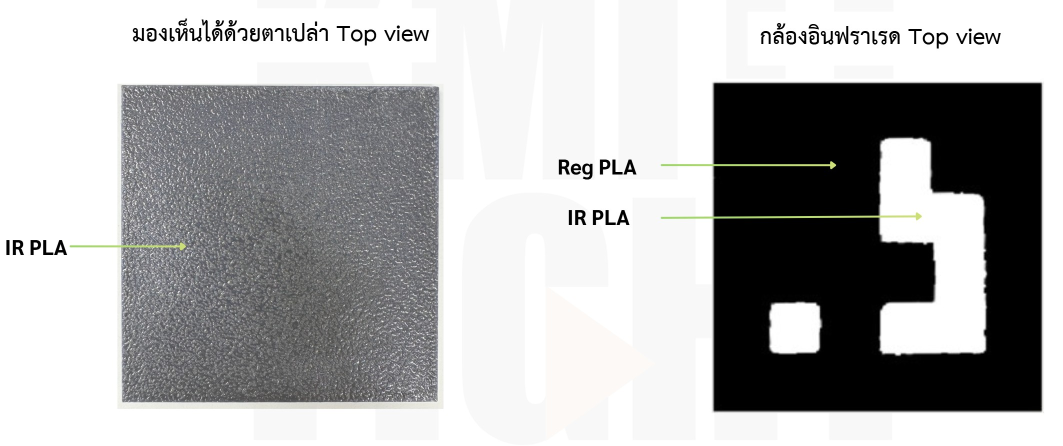
#> input picture embedded_tag_comparison.jpg, 2126 x 892 px (shown at 1/2 size)
$ python -i infrared_tag_detection.py   (imports and definitions only)
#> lines starting #> are read from the running program, lines starting #| are printed output that depends on the picture; after the words box and inside, x2 and y2 are one past the last pixel; in counts of white or black regions, pixels touching at a corner belong together
import time
import cv2
import numpy as np
from collections import deque
from picamera2 import Picamera2

TARGET_RES = (1280, 720)

MANUAL_FOCUS = True
LENS_POS = 6.5

TARGET_ID = 0

TEST_FRAMES = 1005
TEST_ROUNDS = 3
WARMUP_FRAMES = 5

CLAHE_CLIP_LIMIT = 2.0
CLAHE_TILE_GRID = (8, 8)
BINARY_THRESH = 100
ERODE_KERNEL_SIZE = 7

WARP_SIZE = 240
INNER_CROP_RATIO = 0.0

MIN_NOISE_BLOB_AREA = 1
MAX_NOISE_BLOB_AREA = 999999
MIN_CODE_BLOB_AREA = 500
CODE_BORDER_MARGIN = 12
CODE_DILATE_K = 2

MIN_TAG_BBOX_AREA = 8000
MIN_TAG_SIDE = 60
MAX_ASPECT_DEV = 0.45

STABLE_HIT_WINDOW = 5
STABLE_HIT_MIN = 4

ROI_MODE_AUTO = "AUTO"
ROI_MODE_MANUAL = "MANUAL"

roi_mode = ROI_MODE_AUTO

manual_roi_corners = None
manual_roi_points = []
manual_collecting = False
active_measure_source = "AUTO-LIVE"

RAW_MANUAL_WINDOW = "Raw Manual ROI"


def create_clahe_image(gray_img):
    clahe = cv2.createCLAHE(
        clipLimit=CLAHE_CLIP_LIMIT,
        tileGridSize=CLAHE_TILE_GRID
    )
    return clahe.apply(gray_img)


def build_processed_image(gray_img):
    clahe_img = create_clahe_image(gray_img)

    _, binary_img = cv2.threshold(
        clahe_img,
        BINARY_THRESH,
        255,
        cv2.THRESH_BINARY
    )
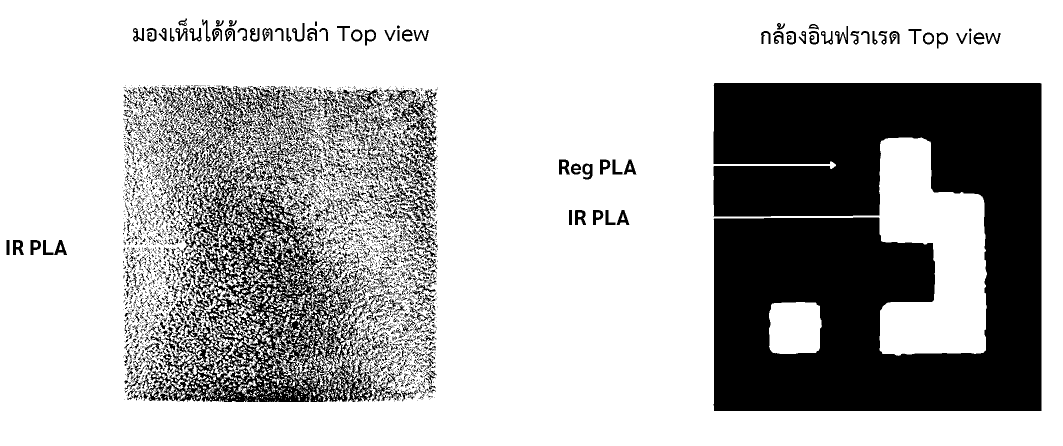
#> binary_img: shape (892, 2126) (shown at 1/2 size); 71.8% white; 4253 black regions (3610 under 20 px), largest, box (x1, y1, x2, y2) and area: (1427, 166, 2083, 822) 351466, (289, 171, 787, 804) 98862, (608, 177, 875, 357) 11064

    kernel = np.ones((ERODE_KERNEL_SIZE, ERODE_KERNEL_SIZE), np.uint8)
    processed_img = cv2.erode(binary_img, kernel, iterations=1)
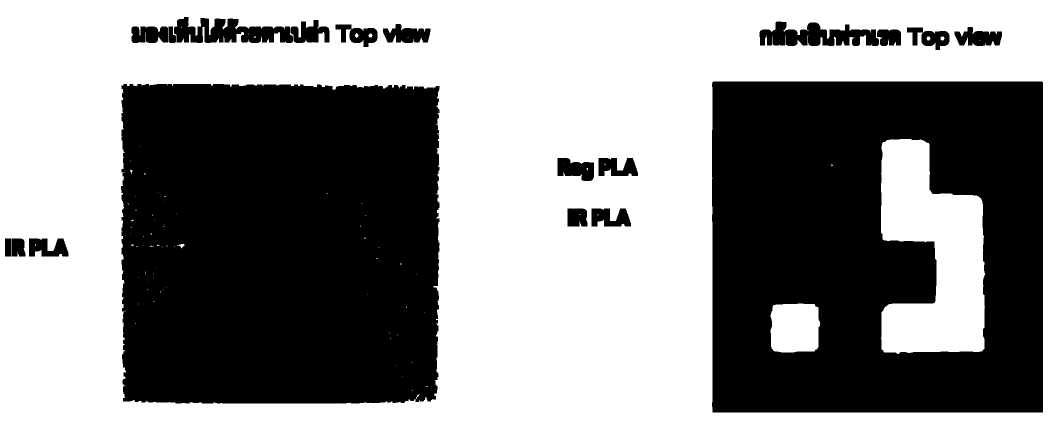
#> processed_img: shape (892, 2126) (shown at 1/2 size); 57.3% white; 19 black regions, largest, box (x1, y1, x2, y2) and area: (242, 168, 879, 807) 400133, (1424, 163, 2086, 825) 367777, (348, 34, 586, 86) 7748

    return processed_img


# [353 lines left out: functions clamp_roi, map_corners_back_to_original, order_points_visual, warp_from_corners, validate_tag_geometry, build_code_mask_from_detect_inner and 3 more, not called in this run]


def reset_stats():
    return {
        "current_round": 1,
        "total_frames": 0,
        "counted_frames": 0,
        "target_detect_frames": 0,
        "raw_detect_frames": 0,
        "total_times": [],
        "code_white_ratio_list": [],
        "noise_ratio_list": [],
        "noise_pixels_list": [],
        "noise_blob_count_list": [],
        "total_white_ratio_list": [],
        "finished": False,
        "round_detect_rates": [],
        "round_raw_rates": [],
        "round_fps_list": [],
        "round_median_total_list": [],
        "round_code_white_list": [],
        "round_noise_list": [],
        "round_noise_pixels_list": [],
        "round_noise_blob_count_list": [],
        "round_total_white_list": [],
        "avg_detect_rate": 0.0,
        "avg_raw_rate": 0.0,
        "avg_fps": 0.0,
        "avg_median_total": 0.0,
        "avg_code_white": 0.0,
        "avg_noise": 0.0,
        "avg_noise_pixels": 0.0,
        "avg_noise_blob_count": 0.0,
        "avg_total_white": 0.0,
    }


# [118 lines left out: functions detect_target_multi_rotation, draw_text_shadow, draw_header_box, on_mouse_processed, not called in this run]


# [1 line that did not run here, left out]

# [7 lines that did not run here, left out]

# [3 lines not run here, left out]

aruco_dict = cv2.aruco.getPredefinedDictionary(
    cv2.aruco.DICT_APRILTAG_16h5
)

try:
    aruco_params = cv2.aruco.DetectorParameters_create()
except AttributeError:
    aruco_params = cv2.aruco.DetectorParameters()

aruco_params.adaptiveThreshWinSizeMin = 3
aruco_params.adaptiveThreshWinSizeMax = 23
aruco_params.adaptiveThreshWinSizeStep = 10
aruco_params.minMarkerPerimeterRate = 0.01
aruco_params.maxMarkerPerimeterRate = 6.0
aruco_params.polygonalApproxAccuracyRate = 0.08
aruco_params.minCornerDistanceRate = 0.02
aruco_params.minDistanceToBorder = 2
aruco_params.cornerRefinementMethod = cv2.aruco.CORNER_REFINE_SUBPIX
aruco_params.cornerRefinementWinSize = 7
aruco_params.cornerRefinementMaxIterations = 80
aruco_params.cornerRefinementMinAccuracy = 0.01

stats = reset_stats()
test_started = False
recent_hits = deque(maxlen=STABLE_HIT_WINDOW)
last_rotation = "0"

last_good_corners = None
last_good_measure_result = None
using_cached_measure = False

# [444 lines not run here, left out]

>>> import cv2
>>> picture = cv2.imread('embedded_tag_comparison.jpg', cv2.IMREAD_GRAYSCALE)
>>> result = build_processed_image(picture)

$ run again, on processing_pipeline.jpg
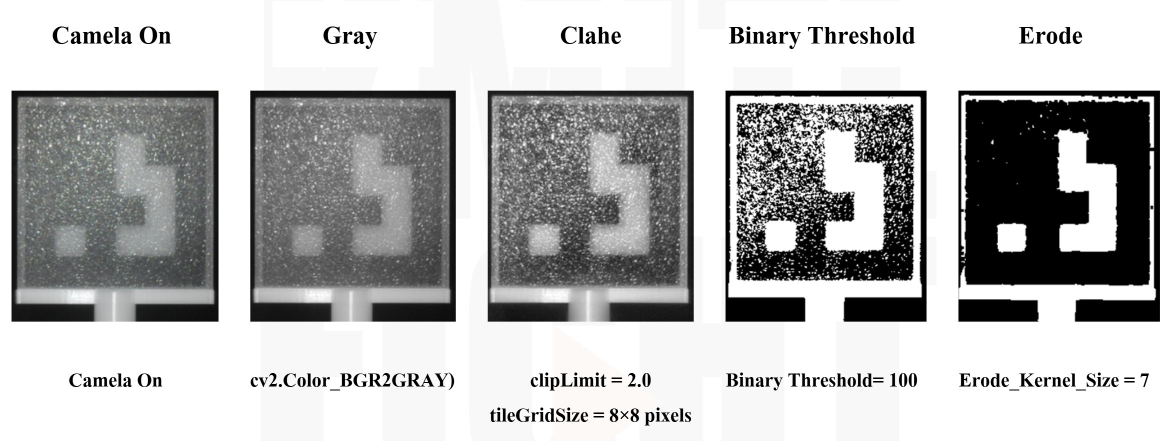
#> input picture processing_pipeline.jpg, 2344 x 882 px (shown at 1/2 size)
#> in build_processed_image, `_, binary_img = cv2.threshold( clahe_img, BINARY_THRESH, 255, cv2.THRE..`:
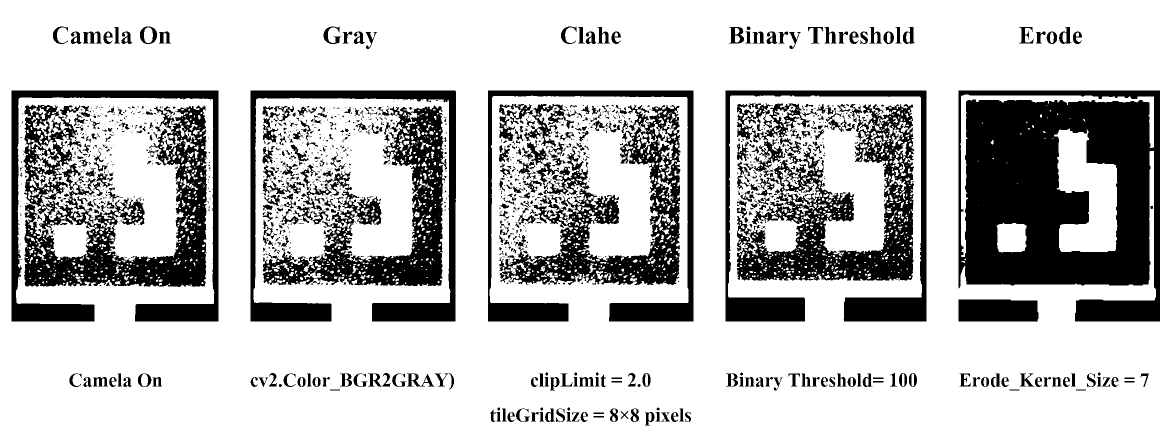
#> binary_img: shape (882, 2344) (shown at 1/2 size); 75.8% white; 1460 black regions (988 under 20 px), largest, box (x1, y1, x2, y2) and area: (1917, 181, 2320, 643) 129958, (47, 209, 414, 574) 54863, (1474, 208, 1828, 561) 46962
#> in build_processed_image, `processed_img = cv2.erode(binary_img, kernel, iterations=1)`:
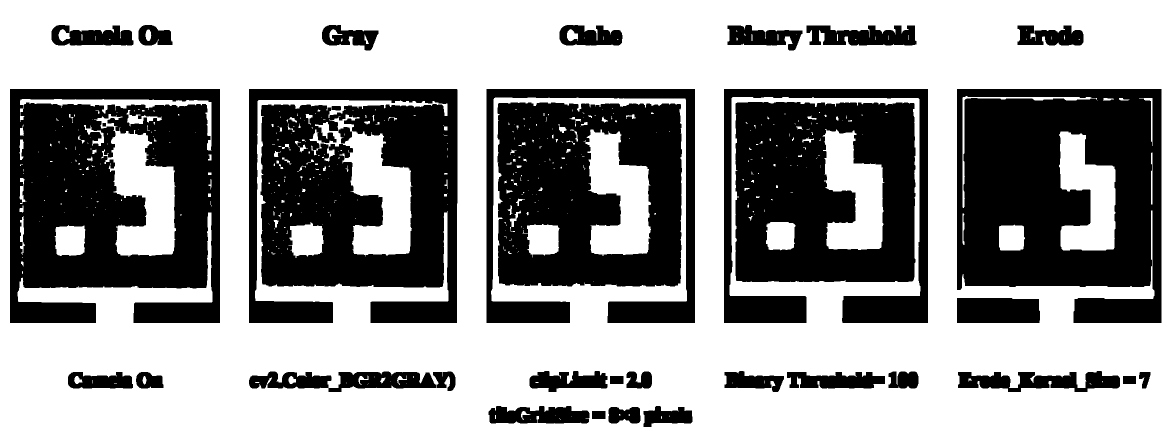
#> processed_img: shape (882, 2344) (shown at 1/2 size); 60.8% white; 35 black regions, largest, box (x1, y1, x2, y2) and area: (1914, 178, 2323, 646) 147092, (20, 178, 440, 646) 146903, (498, 178, 915, 646) 142173
